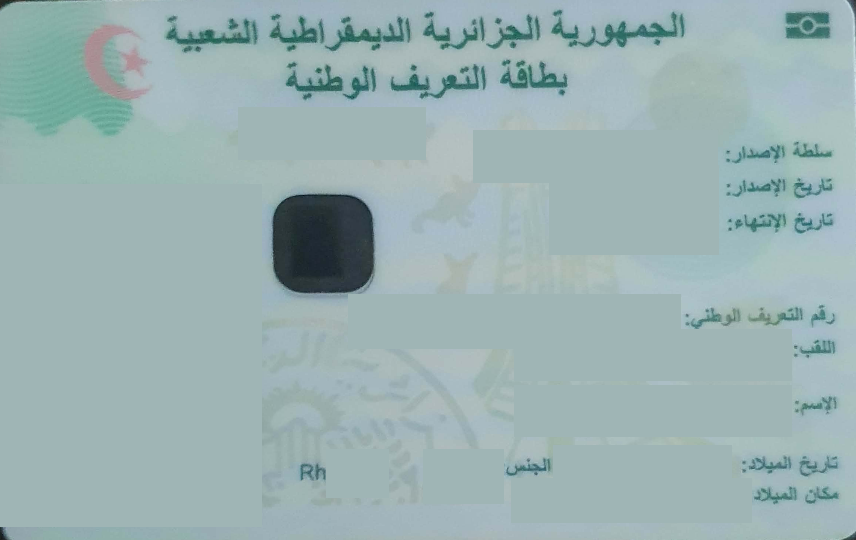
#> input picture templates/dz_id_front_ref.png, 856 x 540 px
$ python -i align.py   (imports and definitions only)
#> lines starting #> are read from the running program, lines starting #| are printed output that depends on the picture; after the words box and inside, x2 and y2 are one past the last pixel; in counts of white or black regions, pixels touching at a corner belong together
#> further down, picture is the input picture: shape (540, 856, 3); mean B, G, R 178.4, 177.5, 154.5
"""Step 1: find the card in a photo and straighten it (pure OpenCV, no AI).

Two methods:

A. Feature matching (used when the template has a reference image).
   Find distinctive points (SIFT keypoints) on a clean reference card and in
   the photo, match them, and let RANSAC compute the homography that maps the
   photo onto the reference. Works at any rotation, on busy backgrounds and
   when the card's edges are hidden, because it uses what is printed ON the
   card, not its outline.

B. Outline detection (fallback). The card is the biggest 4-cornered shape in
   the picture. Find its corners and warp. Fast, but needs a background that
   contrasts with the card, and cannot tell which way is up.
"""

from functools import lru_cache

import cv2
import numpy as np

WORK_WIDTH = 800  # detect on a small copy: much faster, same corners
CARD_RATIO = 85.6 / 54  # ID-1 card format (bank cards, most national IDs)
RATIO_TOLERANCE = 0.15  # allow 15% off, since perspective distorts the ratio

MATCH_SIZE = 1200   # longest photo side used for feature matching
LOWE_RATIO = 0.75   # keep a match only if clearly better than the 2nd best
MIN_INLIERS = 25    # fewer RANSAC-agreeing matches than this = no card found


# ---------- A. Feature matching ----------

_sift = cv2.SIFT_create(nfeatures=4000)


# [35 lines left out: functions reference_features, match_to_reference, not called in this run]


# ---------- B. Outline detection ----------

def order_corners(pts: np.ndarray) -> np.ndarray:
    """Return corners as top-left, top-right, bottom-right, bottom-left."""
    pts = pts.reshape(4, 2).astype(np.float32)
    s = pts.sum(axis=1)               # x + y: smallest = top-left, largest = bottom-right
    d = np.diff(pts, axis=1).ravel()  # y - x: smallest = top-right, largest = bottom-left
    return np.array([pts[s.argmin()], pts[d.argmin()], pts[s.argmax()], pts[d.argmax()]],
                    dtype=np.float32)


def edge_mask(gray: np.ndarray) -> np.ndarray:
    """Outline where brightness jumps (Canny edges)."""
    edges = cv2.Canny(gray, 50, 150)
    return cv2.dilate(edges, np.ones((3, 3), np.uint8), iterations=2)  # close small gaps


def bright_mask(gray: np.ndarray) -> np.ndarray:
    """Card = bright blob on a darker background.

    Otsu picks the brightness cut-off automatically. Morphological "open"
    removes thin bright specks (wood grain, dust); "close" fills dark text
    holes inside the card so it becomes one solid shape.
    """
    _, mask = cv2.threshold(gray, 0, 255, cv2.THRESH_BINARY + cv2.THRESH_OTSU)
    mask = cv2.morphologyEx(mask, cv2.MORPH_OPEN, np.ones((9, 9), np.uint8))
    return cv2.morphologyEx(mask, cv2.MORPH_CLOSE, np.ones((25, 25), np.uint8))


def quad_from_contour(c: np.ndarray) -> np.ndarray | None:
    """Reduce an outline to 4 corners, tolerating rounded card corners.

    Simplify the convex hull with a growing tolerance until 4 points remain.
    """
    hull = cv2.convexHull(c)
    perimeter = cv2.arcLength(hull, True)
    for eps in (0.02, 0.03, 0.04, 0.05, 0.06):
        approx = cv2.approxPolyDP(hull, eps * perimeter, True)
        if len(approx) == 4:
            return order_corners(approx)
    return None


def has_card_ratio(corners: np.ndarray) -> bool:
    """Sanity check: shape must have roughly the card's width/height ratio.

    Catches cases like a dark header blending into a dark table, where only
    part of the card gets outlined.

    Landscape only: a portrait shape with a card-like ratio is usually the ID
    photo on the card itself, not the card.
    """
    w = np.linalg.norm(corners[1] - corners[0])
    h = np.linalg.norm(corners[3] - corners[0])
    return abs(w / h - CARD_RATIO) / CARD_RATIO < RATIO_TOLERANCE


def find_card_corners(img: np.ndarray) -> np.ndarray | None:
    """Locate the card's 4 corners in the full-size image, or None if not found."""
    scale = WORK_WIDTH / max(img.shape[:2])
#> scale = 0.935
    small = cv2.resize(img, None, fx=scale, fy=scale)

    gray = cv2.cvtColor(small, cv2.COLOR_BGR2GRAY)
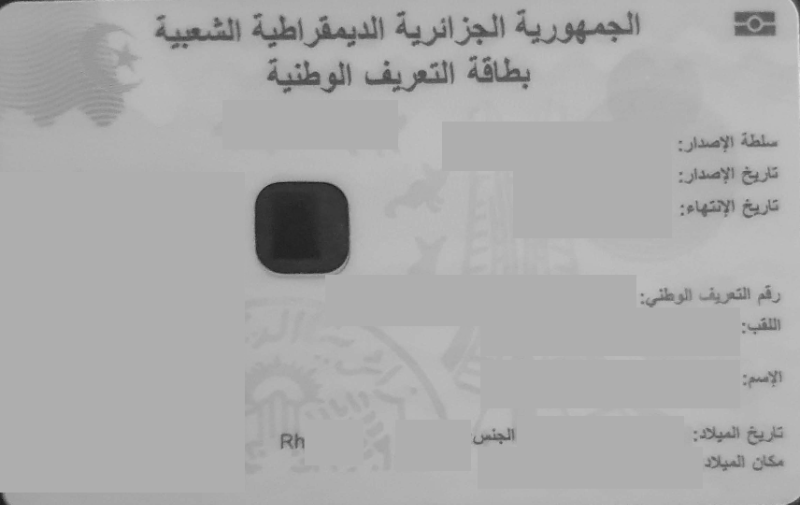
#> gray: shape (505, 800); min 26, max 227, mean 170.5
    gray = cv2.GaussianBlur(gray, (5, 5), 0)  # remove noise before finding shapes
    min_area = 0.1 * small.shape[0] * small.shape[1]  # card must fill >= 10% of photo
#> min_area = 40400

    for mask in (edge_mask(gray), bright_mask(gray)):
#> in edge_mask, `edges = cv2.Canny(gray, 50, 150)`:
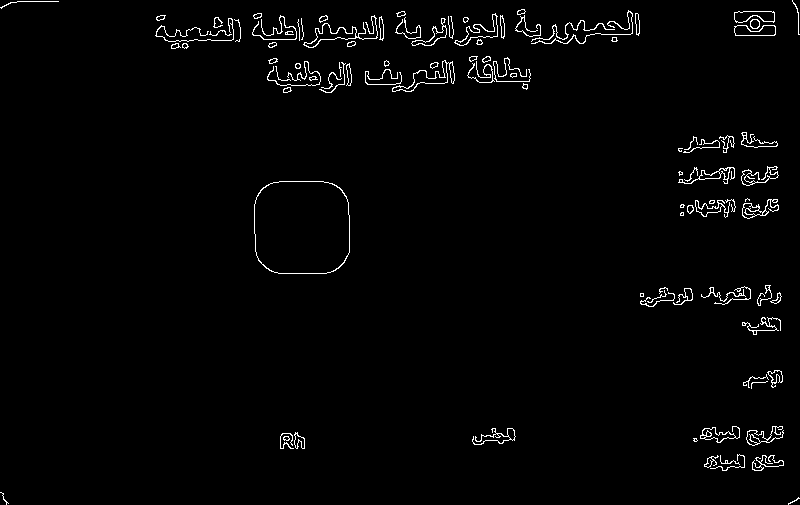
#> edges: shape (505, 800); 1.8% white in thin lines or dots
#> in bright_mask, `_, mask = cv2.threshold(gray, 0, 255, cv2.THRESH_BINARY + cv2.THRESH_O..`:
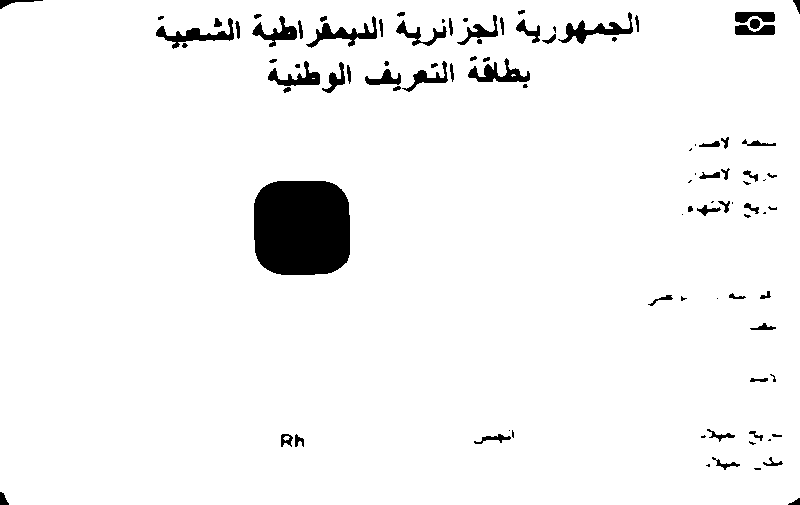
#> mask: shape (505, 800); 95.6% white; 96 black regions (29 under 20 px), largest, box (x1, y1, x2, y2) and area: (254, 181, 350, 275) 8282, (558, 12, 633, 44) 708, (156, 18, 234, 49) 694
#> in bright_mask, `mask = cv2.morphologyEx(mask, cv2.MORPH_OPEN, np.ones((9, 9), np.uint8))`:
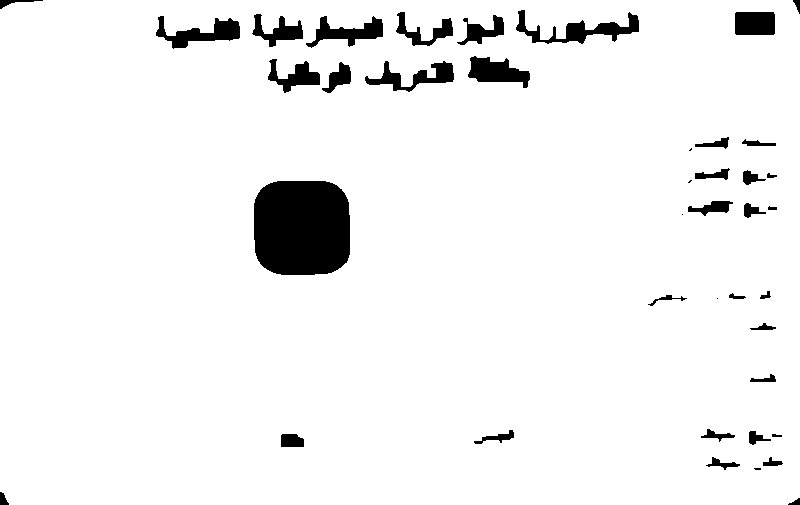
#> mask: shape (505, 800); 94.7% white; 41 black regions (5 under 20 px), largest, box (x1, y1, x2, y2) and area: (254, 181, 350, 275) 8282, (516, 10, 639, 44) 1387, (156, 16, 240, 49) 1183
        contours, _ = cv2.findContours(mask, cv2.RETR_EXTERNAL, cv2.CHAIN_APPROX_SIMPLE)
        for c in sorted(contours, key=cv2.contourArea, reverse=True)[:5]:
            if cv2.contourArea(c) < min_area:
                break
            corners = quad_from_contour(c)
            if corners is not None and has_card_ratio(corners):
                return corners / scale
#> this loop made 2 passes
#> (perimeter in quad_from_contour, w in has_card_ratio, h in has_card_ratio) on pass 2: (2606, 799, 504)

    return None


# ---------- Entry point ----------

# [21 lines left out: function align_card, not called in this run]

>>> import cv2
>>> picture = cv2.imread('../templates/dz_id_front_ref.png')
>>> result = find_card_corners(picture)
#> result = [[0, 0], [854.9, 0], [854.9, 539.3], [0, 539.3]]
